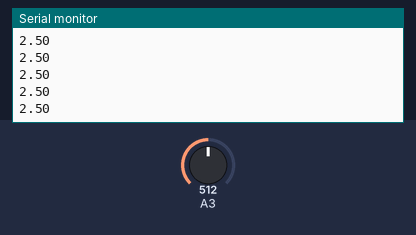
Simulated run of this sketch. Board: Arduino Uno, built with avr-gcc and run on an emulated ATmega328P. On the bench: the last lines printed to the serial monitor. Inputs (shaded band) come from the test bench; at power-on: A3 = 512.

Above: at 1.2 s.
1.3 s: A3 set to 716
At 2.1 s:
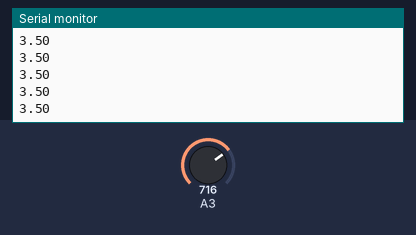
2.8 s: A3 set to 900
At 3.5 s:
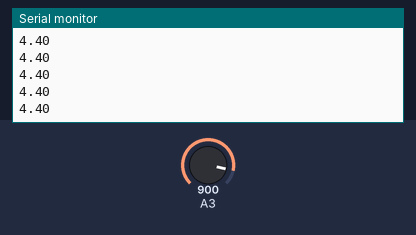
Timing chart, 0 to 5.8 s (numbered marks = the images above; inputs shaded):
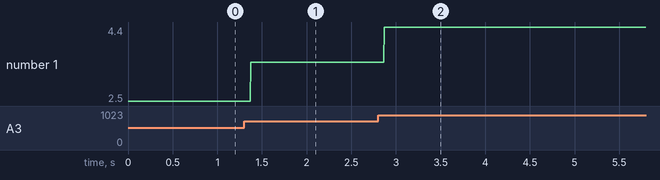

Measured:
- after the input at 1.3 s, the serial monitor: prints a new line after 0.07 s (image 1)
- after the input at 2.8 s, the serial monitor: prints a new line after 0.07 s (image 2)
- plotted number 1: 2.5 → 3.5 after the input at 1.3 s, 3.5 → 4.4 after the input at 2.8 s

The sketch:

AnalogReadNya.ino
```cpp
void setup()
{
    Serial.begin(9600);
}

void loop()
{
   int sensorValue = analogRead(A3);
  float voltage = sensorValue * (5.0 / 1023.0);
  Serial.println(voltage);
}
```
